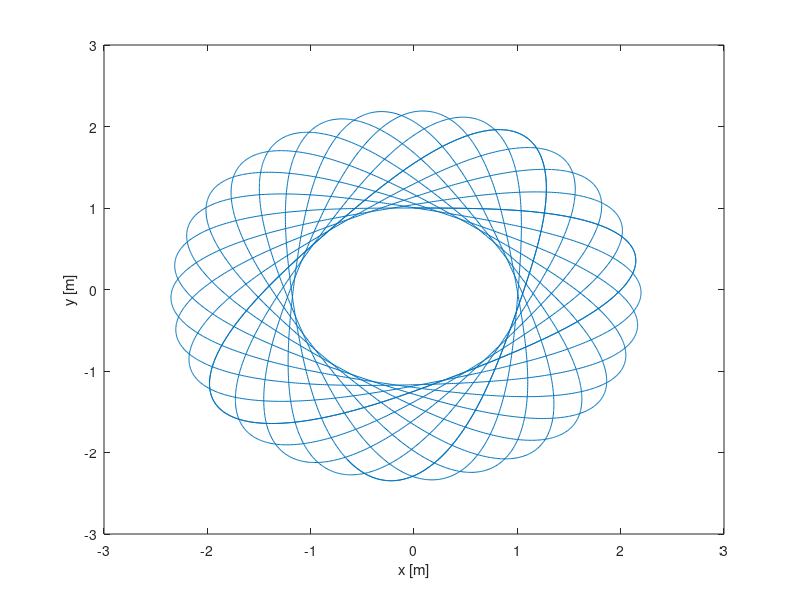

MATLAB code to generate this figure:

k = 20.0; % spring coeffesient
L0 = 1;  % Length of rope/spring
m = 0.1; % Mass of ball
theta = pi/3; % starting angle
%r0 = [L0*sin(theta) L0*cos(theta)]; % Starting position
v0 = [20 0]; % Starting velocity
r0 = [0 1];

time = 10;
dt = 0.001;
n = round(time/dt);
r = zeros(n,2);
v = zeros(n,2);
t = zeros(n,1);
r(1,:) = r0;
v(1,:) = v0;
g = 9.81;
km = k/m;

for i = 1:n-1
    rr = norm(r(i,:));
    
    if km*(rr - L0) > 0
        a = - g - km*(rr-L0)*r(i,:)/rr;
    else
        a = -g;
    end
        
    v(i+1,:) = v(i,:) + a.*dt;
    r(i+1,:) = r(i,:) + v(i+1,:).*dt;
    t(i+1) = t(i) + dt;
end

plot(r(:,1), r(:,2))
xlabel('x [m]')
ylabel('y [m]')
hold on